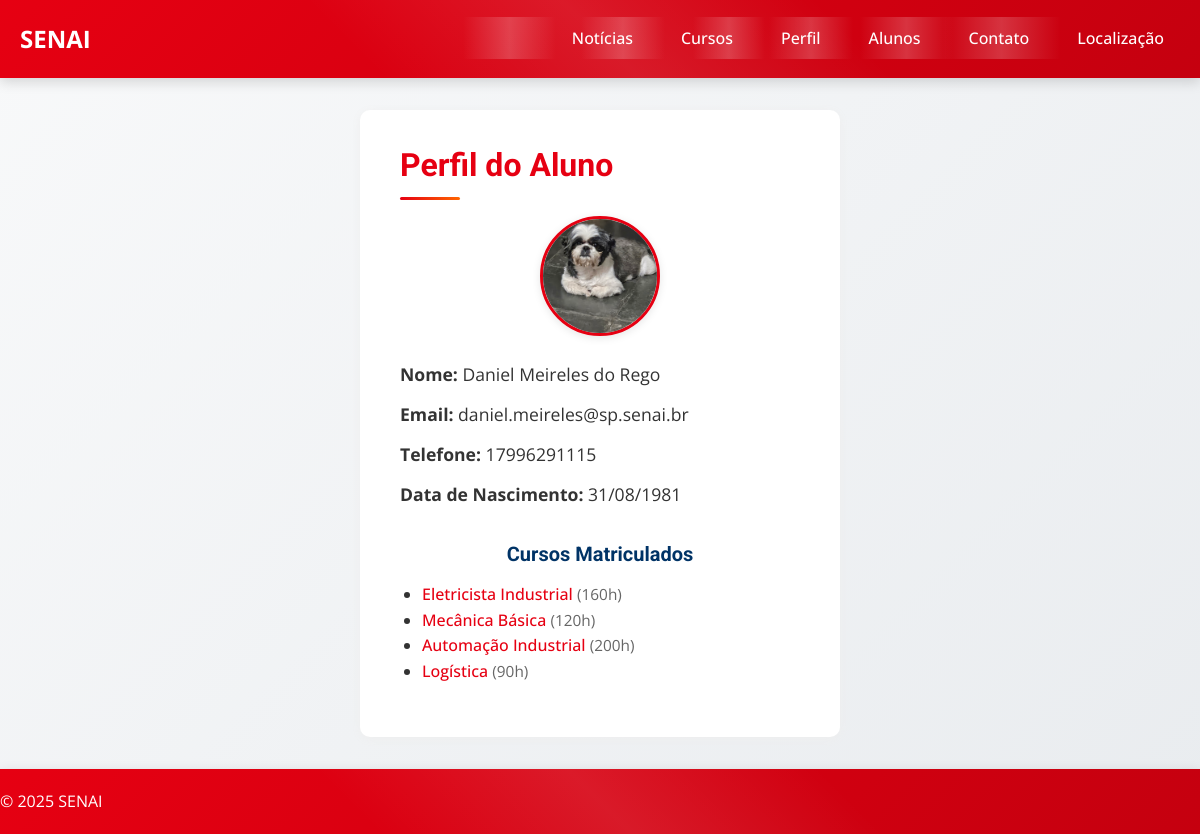
The app's page /perfil/5/ with its own data.
### core/models.py (models this page shows, shortened)
class Aluno(models.Model):
    nome = models.CharField(max_length=100)
    email = models.EmailField(unique=True)
    telefone = models.CharField(max_length=20)
    data_nascimento = models.DateField()
    foto = models.ImageField(upload_to='alunos/', null=True, blank=True)
    cursos = models.ManyToManyField(Curso, blank=True)

class Curso(models.Model):
    nome = models.CharField(max_length=100)
    descricao = models.TextField()
    carga_horaria = models.IntegerField()
    imagem = models.ImageField(upload_to='cursos/', null=True, blank=True)

### core/views.py (the view)
# urls.py: path('perfil/<int:aluno_id>/', views.perfil_aluno, name='perfil_aluno'),  # Já enviada anteriormente
def perfil_aluno(request, aluno_id):
    aluno = get_object_or_404(Aluno, id=aluno_id)
    return render(request, './core/perfil_aluno.html', {'aluno': aluno})

### core/templates/core/perfil_aluno.html
{% extends './base.html' %}
{% load static %}
{% block content %}
<section class="container" style="max-width: 540px;">
    <div class="perfil-container">
        <h2 style="text-align: left;">Perfil do Aluno</h2>
        {% if aluno.foto %}
            <img src="{{ aluno.foto.url }}" alt="Foto de {{ aluno.nome }}" class="perfil-foto" width="160" height="160" style="object-fit:cover;">
        {% else %}
            <img src="{% static 'icons/default-user.png' %}" alt="Sem foto" class="perfil-foto" width="160" height="160" style="object-fit:cover; opacity: 0.55;">
        {% endif %}
        <ul class="perfil-dados">
            <li><strong>Nome:</strong> {{ aluno.nome }}</li>
            <li><strong>Email:</strong> {{ aluno.email }}</li>
            <li><strong>Telefone:</strong> {{ aluno.telefone }}</li>
            <li><strong>Data de Nascimento:</strong> {{ aluno.data_nascimento|date:"d/m/Y" }}</li>
        </ul>
        <h3 style="margin-bottom:12px; color: var(--primary-blue); font-size: 1.25rem;">Cursos Matriculados</h3>
        <ul class="perfil-cursos">
            {% for curso in aluno.cursos.all %}
                <li>
                    <span style="color:var(--primary-red); font-weight:500;">
                        {{ curso.nome }}
                    </span>
                    <span style="color:var(--neutral-gray); font-size:0.96em;">
                        ({{ curso.carga_horaria }}h)
                    </span>
                </li>
            {% empty %}
                <li style="color: var(--neutral-gray);">Não matriculado em nenhum curso.</li>
            {% endfor %}
        </ul>
    </div>
</section>
{% endblock %}

### core/templates/core/base.html (shortened to what this page needs)
<!DOCTYPE html>
{% load static %}
<html lang="pt-br">
  <head>
    <link rel="stylesheet" href="{% static 'css/style.css' %}" />
  </head>
  <body>
    <header>
      <nav>
        <a href="{% url 'noticias' %}" class="nav-brand">SENAI</a>
        <ul class="nav-menu">
          <li>
            <a href="{% url 'noticias' %}">Notícias</a>
          </li>
          <li>
            <a href="{% url 'cursos' %}">Cursos</a>
          </li>
          <li>
            <a href="{% url 'cadastro_aluno' %}">Perfil</a>
          </li>
          <li>
          <a href="{% url 'lista_alunos' %}">Alunos</a>
          </li>
          <li>
            <a href="{% url 'contato' %}">Contato</a>
          </li>
          <li>
            <a href="{% url 'localizacao' %}">Localização</a>
          </li>
        </ul>
      </nav>
    </header>
    <main>
      {% block content %}
      {% endblock %}
    </main>
    <footer>
      <p>&copy; {{ year|default:'2025' }} SENAI</p>
    </footer>
  </body>
</html>

### core/static/css/style.css (style rules this page uses)
:root { --primary-red: #E60012; --secondary-red: #C5000F; --dark-red: #A50010; --light-red: #FF1A2E; --primary-blue: #003366; --secondary-blue: #0066CC; --accent-orange: #FF6600; --neutral-gray: #666666; --light-gray: #F5F5F5; --white: #FFFFFF; --shadow-light: rgba(0, 0, 0, 0.1); --shadow-medium: rgba(0, 0, 0, 0.15); --border-radius: 8px; --border-radius-small: 4px; --border-radius-large: 12px; --transition: all 0.3s ease; }
* { box-sizing: border-box; margin: 0; padding: 0; }
body { font-family: 'Open Sans', 'Roboto', -apple-system, BlinkMacSystemFont, 'Segoe UI', sans-serif; background: linear-gradient(135deg, #F8F9FA 0%, #E9ECEF 100%); color: #333; line-height: 1.6; font-size: 16px; overflow-x: hidden; }
header, footer { background: linear-gradient(135deg, var(--primary-red) 0%, var(--secondary-red) 100%); color: var(--white); padding: 20px 0; position: relative; box-shadow: 0 4px 12px var(--shadow-medium); }
header::before, footer::before { content: ''; position: absolute; top: 0; left: 0; right: 0; bottom: 0; background: linear-gradient(45deg, transparent 30%, rgba(255, 255, 255, 0.1) 50%, transparent 70%); pointer-events: none; }
nav { padding: 0 20px; display: flex; align-items: center; justify-content: space-between; position: relative; }
.nav-menu { display: flex; align-items: center; gap: 16px; list-style: none; margin: 0; padding: 0; }
.nav-menu a { color: var(--white); text-decoration: none; font-weight: 500; font-size: 16px; padding: 10px 16px; border-radius: var(--border-radius-small); transition: var(--transition); position: relative; overflow: hidden; white-space: nowrap; }
nav a::before { content: ''; position: absolute; top: 0; left: -100%; width: 100%; height: 100%; background: linear-gradient(90deg, transparent, rgba(255, 255, 255, 0.2), transparent); transition: left 0.5s ease; }
.nav-brand { font-size: 1.5rem; font-weight: 700; color: var(--white); text-decoration: none; }
h1, h2, h3, h4, h5, h6 { font-family: 'Roboto', sans-serif; font-weight: 700; margin-bottom: 16px; color: var(--primary-blue); }
h2 { font-size: 2rem; color: var(--primary-red); position: relative; padding-bottom: 8px; }
h2::after { content: ''; position: absolute; bottom: 0; left: 0; width: 60px; height: 3px; background: linear-gradient(90deg, var(--primary-red), var(--accent-orange)); border-radius: 2px; }
img { max-width: 100%; height: auto; border-radius: var(--border-radius); transition: var(--transition); display: block; }
.container { max-width: 1200px; margin: 0 auto; padding: 0 20px; }
section { padding: 40px 0; }
.perfil-container { background: #fff; border-radius: 10px; max-width: 480px; margin: 32px auto; padding: 30px 40px; box-shadow: 0 2px 10px #eee; text-align: center; }
.perfil-foto { display: block; margin: 0 auto 18px auto; width: 120px; height: 120px; border-radius: 50%; object-fit: cover; border: 3px solid var(--primary-red); box-shadow: 0 2px 8px var(--shadow-light); background: var(--light-gray); }
.perfil-dados { list-style: none; padding: 0; margin-bottom: 24px; text-align: left; }
.perfil-dados li { padding: 6px 0; font-size: 1.1em; }
.perfil-cursos { list-style: disc; margin-left: 22px; margin-bottom: 22px; text-align: left; }

### records on screen
Aluno: foto (picture), nome "Daniel Meireles do Rego", email "daniel.meireles@sp.senai.br", telefone "17996291115", data_nascimento "31/08/1981"
Curso: nome "Eletricista Industrial", carga_horaria "160"
Curso: nome "Mecânica Básica", carga_horaria "120"
Curso: nome "Automação Industrial", carga_horaria "200"
Curso: nome "Logística", carga_horaria "90"

### other values on screen
{{ year|default:'2025' }} "2025"
